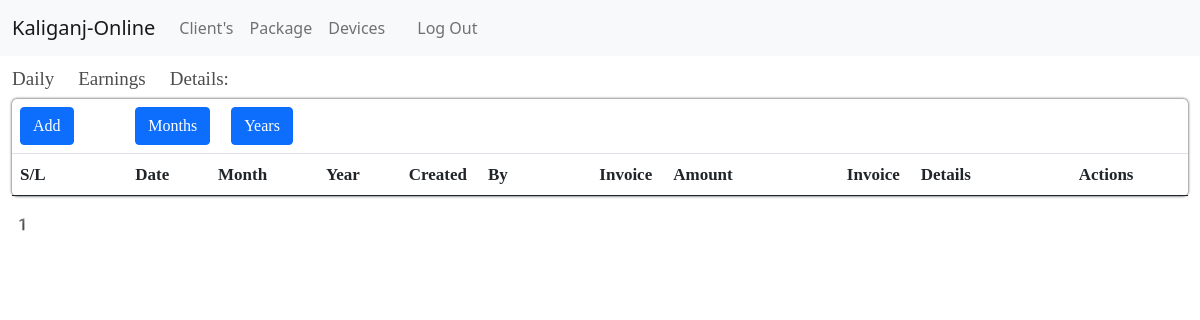
Before: /account/daily_earning/ with the older database file.
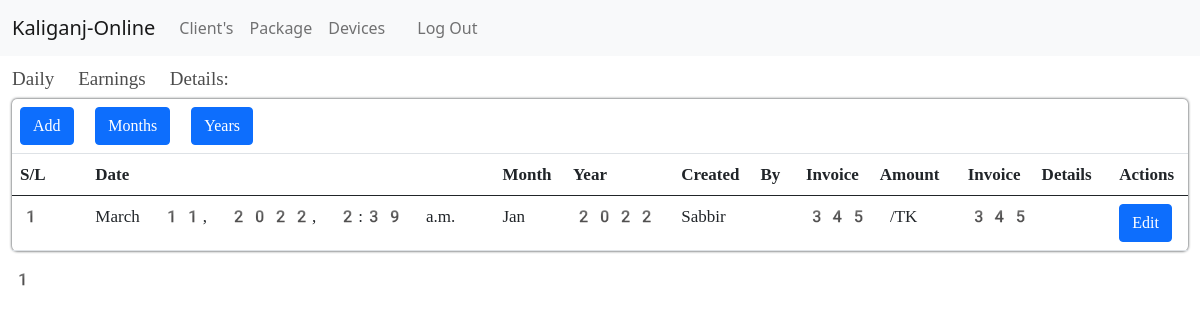
After: the same page with the newer database file.
### apps/account/models.py (models this page shows, shortened)
class Daily_Earn(models.Model):
    Staffs_details = models.ForeignKey(Staffs, on_delete=models.CASCADE)
    date = models.DateTimeField(auto_now_add=True)
    month = models.ForeignKey(Month, on_delete=models.CASCADE)
    year = models.ForeignKey(Year, on_delete=models.CASCADE)
    invoice_amount = models.IntegerField()
    invoice_details = models.CharField(max_length=500)

class Month(models.Model):
    month_name = models.CharField(max_length=20)
    active = models.BooleanField(default=False)
    def __str__(self):
        return self.month_name

class Year(models.Model):
    year_name = models.CharField(max_length=20)
    active = models.BooleanField(default=False)
    def __str__(self):
        return self.year_name

### apps/users/models.py (models this page shows, shortened)
class Staffs(models.Model):
    choice_status = (('Active', 'Active'), ('Inactive', 'Inactive'))
    stafftype = (('Owner', 'Owner'),
                 ('Accountant', 'Accountant'),
                 ('Server Team', 'Server Team'),
                 ('Fiber Team', 'Fiber Team'),
                 ('Support Team', 'Support Team'),
                 ('Sales Team', 'Sales Team'))
    user = models.OneToOneField(User, on_delete=models.CASCADE)
    staffs_Id = models.ForeignKey(
        Staff_Id, on_delete=models.CASCADE, null=True, blank=True)
    address = models.CharField(max_length=245)
    salary = models.FloatField(default=0)
    stafftype = models.CharField(max_length=245, choices=stafftype)
    status = models.CharField(max_length=245, choices=choice_status)

class User(AbstractBaseUser):
    genders = (
        ('Male', 'Male'),
        ('Female', 'Female'),
        ('Others', 'Others'),
    )
    first_name = models.CharField(max_length=245)
    last_name = models.CharField(max_length=245)
    gender = models.CharField(max_length=245, choices=genders)
    email = models.EmailField(max_length=245, unique=True)
    phone = models.CharField(max_length=13, unique=True)
    nid = models.CharField(max_length=13, unique=True)
    timestamp = models.DateTimeField(auto_now_add=True)
    is_active = models.BooleanField(default=True)
    client = models.BooleanField(default=True)
    reseller = models.BooleanField(default=False)
    owner = models.BooleanField(default=False)
    worker = models.BooleanField(default=False)
    staff = models.BooleanField(default=False)
    admin = models.BooleanField(default=False)
    USERNAME_FIELD = 'email'
    REQUIRED_FIELDS = []
    object = UserManager()

### apps/account/views.py (the view)
# urls.py: path('daily_earning/', views.dailyEarningShowing, name='daily-earning'),
def dailyEarningShowing(request):
    isp_info = Isp_info.objects.filter(id=1).first()
    earning = Daily_Earn.objects.all().order_by('-id')
    p = Paginator(earning, 50)
    n = request.GET.get('p')
    earnings = p.get_page(n)
    context = {'isp_info': isp_info, 'earnings': earnings}
    return render(request, 'core/earnings/dailyearnings.html', context)

### apps/account/templates/core/earnings/dailyearnings.html (shortened to what this page needs)
{% extends 'core/account/account_dashboard.html' %}
{% block content %}
<section>
    <div class="container-fluid">
        <div class="base-title">
            <h3>Daily Earnings Details:</h3>
        </div>
        <div class="fiber-details-wrappers">
            <table class="table  table-hover">
                <thead>
                    <tr>
                        <td scope="col"><a class="btn btn-primary" href="{% url 'daily-earning-add' %}">Add</a></td>
                        <td colspan="7"><a class="btn btn-primary" href="{% url 'month-list' %}">Months</a>
                            <a class="btn btn-primary" href="{% url 'year-list' %}">Years</a></td>
                    </tr>
                    <tr>
                        <th scope="col">S/L</th>
                        <th scope="col">Date</th>
                        <th scope="col">Month</th>
                        <th scope="col">Year</th>
                        <th scope="col">Created By</th>
                        <th scope="col">Invoice Amount</th>
                        <th scope="col">Invoice Details</th>
                        <th scope="col">Actions</th>
                    </tr>
                </thead>
                <tbody>
                    {% for i in earnings %}
                    <tr>
                        <th scope="row">{{forloop.counter}}</th>
                        <td>{{i.date}}</td>
                        <td>{{i.month}}</td>
                        <td>{{i.year}}</td>
                        <td>{{i.Staffs_details.user.first_name}}</td>
                        <td>{{i.invoice_amount}} /TK</td>
                        <td>{{i.invoice_details}}</td>
                        <td>
                            <a class="btn btn-primary ml-1" href="{% url 'daily-earning-edit' i.id %}">Edit</a>
                        </td>
                    </tr>
                    {% endfor %}
                </tbody>
            </table>
            {{earnings.number}}
        </div>
    </div>
</section>
{% endblock %}

Changed rows visible on the page:
added Daily_Earn: date "March 11, 2022, 2:39 a.m.", month "Jan", year "2022", Staffs_details.user.first_name "Sabbir", invoice_amount "345", invoice_details "345"
